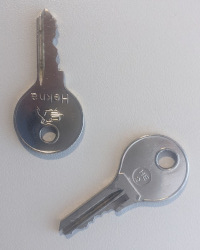
//> input picture tests/generalized_hough_mini_image.jpg, 200 x 250 px
$ ./graphsegmentation_demo ../generalized_hough_mini_image.jpg out.png 2 3 100   (built with g++ and OpenCV 4)
//> lines starting //> are read from the running program, lines starting //| are printed output that depends on the picture
// [30 lines of licence text are left out]

#include "opencv2/ximgproc/segmentation.hpp"
#include "opencv2/highgui.hpp"
#include "opencv2/core.hpp"
#include "opencv2/imgproc.hpp"
#include <iostream>

using namespace cv;
using namespace cv::ximgproc::segmentation;

Scalar hsv_to_rgb(Scalar);
Scalar color_mapping(int);

static void
help() {
  std::cout << std::endl
            << "A program demonstrating the use and capabilities of a particular graph based image" << std::endl
            << "segmentation algorithm described in P. Felzenszwalb, D. Huttenlocher," << std::endl
            << "             \"Efficient Graph-Based Image Segmentation\"" << std::endl
            << "International Journal of Computer Vision, Vol. 59, No. 2, September 2004" << std::endl
            << std::endl
            << "Usage:" << std::endl
            << "./graphsegmentation_demo input_image output_image [simga=0.5] [k=300] [min_size=100]" << std::endl;
}

Scalar
hsv_to_rgb(Scalar c) {
  Mat in(1, 1, CV_32FC3);
  Mat out(1, 1, CV_32FC3);

  float* p = in.ptr<float>(0);

  p[0] = (float)c[0] * 360.0f;
  p[1] = (float)c[1];
  p[2] = (float)c[2];

  cvtColor(in, out, COLOR_HSV2RGB);

  Scalar t;

  Vec3f p2 = out.at<Vec3f>(0, 0);

  t[0] = (int)(p2[0] * 255);
  t[1] = (int)(p2[1] * 255);
  t[2] = (int)(p2[2] * 255);

  return t;
}

Scalar
color_mapping(int segment_id) {

  double base = (double)(segment_id)*0.618033988749895 + 0.24443434;

  return hsv_to_rgb(Scalar(fmod(base, 1.2), 0.95, 0.80));
}

int
main(int argc, char** argv) {

  if(argc < 2 || argc > 6) {
    help();
    return -1;
  }

  Ptr<GraphSegmentation> gs = createGraphSegmentation();

  if(argc > 3)
    gs->setSigma(atof(argv[3]));

  if(argc > 4)
    gs->setK((float)atoi(argv[4]));

  if(argc > 5)
    gs->setMinSize(atoi(argv[5]));

  if(!gs) {
    std::cerr << "Failed to create GraphSegmentation Algorithm." << std::endl;
    return -2;
  }

  Mat input, output, output_image;

  input = imread(argv[1]);
//> input is the input picture: 250 rows x 200 cols, CV_8UC3; mean B, G, R 175, 172.1, 173.6

  if(!input.data) {
    std::cerr << "Failed to load input image" << std::endl;
    return -3;
  }

  gs->processImage(input, output);
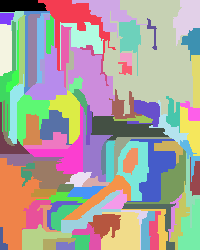
//> output: 250 rows x 200 cols, CV_32SC1; 94 distinct labels, from 0 to 93; one colour per label, 0 black

  double min, max;
  minMaxLoc(output, &min, &max);
//> min = 0; max = 93

  int nb_segs = (int)max + 1;
//> nb_segs = 94

  std::cout << nb_segs << " segments" << std::endl;
//| 94 segments

  output_image = Mat::zeros(output.rows, output.cols, CV_8UC3);

  uint* p;
  uchar* p2;

  for(int i = 0; i < output.rows; i++) {

    p = output.ptr<uint>(i);
    p2 = output_image.ptr<uchar>(i);

    for(int j = 0; j < output.cols; j++) {
      Scalar color = color_mapping(p[j]);
      p2[j * 3] = (uchar)color[0];
      p2[j * 3 + 1] = (uchar)color[1];
      p2[j * 3 + 2] = (uchar)color[2];
    }
  }
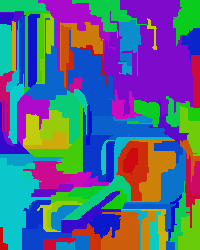
//> output_image: 250 rows x 200 cols, CV_8UC3; mean B, G, R 134.6, 102.3, 87.1

  imwrite(argv[2], output_image);

  std::cout << "Image written to " << argv[2] << std::endl;
//| Image written to out.png

  return 0;
}
